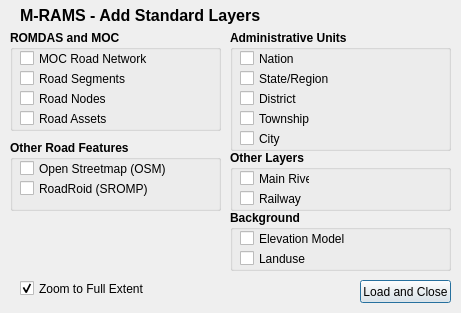
<?xml version="1.0" encoding="UTF-8"?>
<ui version="4.0">
 <class>MRDS_LoadLayersDialog</class>
 <widget class="QDialog" name="MRDS_LoadLayersDialog">
  <property name="geometry">
   <rect>
    <x>0</x>
    <y>0</y>
    <width>461</width>
    <height>313</height>
   </rect>
  </property>
  <property name="windowTitle">
   <string>M-RAMS</string>
  </property>
  <widget class="QPushButton" name="btnLoadLayers">
   <property name="geometry">
    <rect>
     <x>360</x>
     <y>280</y>
     <width>91</width>
     <height>23</height>
    </rect>
   </property>
   <property name="text">
    <string>Load and Close</string>
   </property>
  </widget>
  <widget class="QLabel" name="label_2">
   <property name="geometry">
    <rect>
     <x>20</x>
     <y>0</y>
     <width>361</width>
     <height>31</height>
    </rect>
   </property>
   <property name="font">
    <font>
     <pointsize>16</pointsize>
     <weight>75</weight>
     <bold>true</bold>
    </font>
   </property>
   <property name="text">
    <string>&lt;html&gt;&lt;head/&gt;&lt;body&gt;&lt;p&gt;&lt;span style=&quot; font-size:12pt;&quot;&gt;M-RAMS - Add Standard Layers&lt;/span&gt;&lt;/p&gt;&lt;/body&gt;&lt;/html&gt;</string>
   </property>
  </widget>
  <widget class="QGroupBox" name="groupBox">
   <property name="geometry">
    <rect>
     <x>230</x>
     <y>30</y>
     <width>221</width>
     <height>121</height>
    </rect>
   </property>
   <property name="font">
    <font>
     <weight>75</weight>
     <bold>true</bold>
    </font>
   </property>
   <property name="title">
    <string>Administrative Units</string>
   </property>
   <widget class="QCheckBox" name="chkStates">
    <property name="geometry">
     <rect>
      <x>10</x>
      <y>40</y>
      <width>101</width>
      <height>17</height>
     </rect>
    </property>
    <property name="font">
     <font>
      <weight>50</weight>
      <bold>false</bold>
     </font>
    </property>
    <property name="text">
     <string>State/Region</string>
    </property>
   </widget>
   <widget class="QCheckBox" name="chkDistrict">
    <property name="geometry">
     <rect>
      <x>10</x>
      <y>60</y>
      <width>70</width>
      <height>17</height>
     </rect>
    </property>
    <property name="font">
     <font>
      <weight>50</weight>
      <bold>false</bold>
     </font>
    </property>
    <property name="text">
     <string>District</string>
    </property>
   </widget>
   <widget class="QCheckBox" name="chkTownship">
    <property name="geometry">
     <rect>
      <x>10</x>
      <y>80</y>
      <width>70</width>
      <height>17</height>
     </rect>
    </property>
    <property name="font">
     <font>
      <weight>50</weight>
      <bold>false</bold>
     </font>
    </property>
    <property name="text">
     <string>Township</string>
    </property>
   </widget>
   <widget class="QCheckBox" name="chkCities">
    <property name="geometry">
     <rect>
      <x>10</x>
      <y>100</y>
      <width>70</width>
      <height>17</height>
     </rect>
    </property>
    <property name="font">
     <font>
      <weight>50</weight>
      <bold>false</bold>
     </font>
    </property>
    <property name="text">
     <string>City</string>
    </property>
   </widget>
   <widget class="QCheckBox" name="chkNation">
    <property name="geometry">
     <rect>
      <x>10</x>
      <y>20</y>
      <width>70</width>
      <height>17</height>
     </rect>
    </property>
    <property name="font">
     <font>
      <weight>50</weight>
      <bold>false</bold>
     </font>
    </property>
    <property name="text">
     <string>Nation</string>
    </property>
   </widget>
  </widget>
  <widget class="QGroupBox" name="groupBox_2">
   <property name="geometry">
    <rect>
     <x>230</x>
     <y>210</y>
     <width>221</width>
     <height>61</height>
    </rect>
   </property>
   <property name="font">
    <font>
     <weight>75</weight>
     <bold>true</bold>
    </font>
   </property>
   <property name="title">
    <string>Background</string>
   </property>
   <widget class="QCheckBox" name="chkSRTM">
    <property name="geometry">
     <rect>
      <x>10</x>
      <y>20</y>
      <width>111</width>
      <height>17</height>
     </rect>
    </property>
    <property name="font">
     <font>
      <weight>50</weight>
      <bold>false</bold>
     </font>
    </property>
    <property name="text">
     <string>Elevation Model</string>
    </property>
   </widget>
   <widget class="QCheckBox" name="chkLanduse">
    <property name="geometry">
     <rect>
      <x>10</x>
      <y>40</y>
      <width>70</width>
      <height>17</height>
     </rect>
    </property>
    <property name="font">
     <font>
      <weight>50</weight>
      <bold>false</bold>
     </font>
    </property>
    <property name="text">
     <string>Landuse</string>
    </property>
   </widget>
  </widget>
  <widget class="QGroupBox" name="groupBox_3">
   <property name="geometry">
    <rect>
     <x>10</x>
     <y>140</y>
     <width>211</width>
     <height>71</height>
    </rect>
   </property>
   <property name="font">
    <font>
     <weight>75</weight>
     <bold>true</bold>
    </font>
   </property>
   <property name="title">
    <string>Other Road Features</string>
   </property>
   <widget class="QCheckBox" name="chkOSM">
    <property name="geometry">
     <rect>
      <x>10</x>
      <y>20</y>
      <width>231</width>
      <height>17</height>
     </rect>
    </property>
    <property name="font">
     <font>
      <weight>50</weight>
      <bold>false</bold>
     </font>
    </property>
    <property name="text">
     <string>Open Streetmap (OSM)</string>
    </property>
   </widget>
   <widget class="QCheckBox" name="chkSROMP">
    <property name="geometry">
     <rect>
      <x>10</x>
      <y>40</y>
      <width>171</width>
      <height>17</height>
     </rect>
    </property>
    <property name="font">
     <font>
      <weight>50</weight>
      <bold>false</bold>
     </font>
    </property>
    <property name="text">
     <string>RoadRoid (SROMP)</string>
    </property>
   </widget>
  </widget>
  <widget class="QGroupBox" name="groupBox_4">
   <property name="geometry">
    <rect>
     <x>230</x>
     <y>150</y>
     <width>221</width>
     <height>61</height>
    </rect>
   </property>
   <property name="font">
    <font>
     <weight>75</weight>
     <bold>true</bold>
    </font>
   </property>
   <property name="title">
    <string>Other Layers</string>
   </property>
   <widget class="QCheckBox" name="chkRiver">
    <property name="geometry">
     <rect>
      <x>10</x>
      <y>20</y>
      <width>70</width>
      <height>17</height>
     </rect>
    </property>
    <property name="font">
     <font>
      <weight>50</weight>
      <bold>false</bold>
     </font>
    </property>
    <property name="text">
     <string>Main River</string>
    </property>
    <property name="checked">
     <bool>false</bool>
    </property>
   </widget>
   <widget class="QCheckBox" name="chkRailway">
    <property name="geometry">
     <rect>
      <x>10</x>
      <y>40</y>
      <width>70</width>
      <height>17</height>
     </rect>
    </property>
    <property name="font">
     <font>
      <weight>50</weight>
      <bold>false</bold>
     </font>
    </property>
    <property name="text">
     <string>Railway</string>
    </property>
   </widget>
  </widget>
  <widget class="QCheckBox" name="chkFullExtent">
   <property name="geometry">
    <rect>
     <x>20</x>
     <y>280</y>
     <width>131</width>
     <height>17</height>
    </rect>
   </property>
   <property name="text">
    <string>Zoom to Full Extent</string>
   </property>
   <property name="checked">
    <bool>true</bool>
   </property>
  </widget>
  <widget class="QGroupBox" name="groupBox_5">
   <property name="geometry">
    <rect>
     <x>10</x>
     <y>30</y>
     <width>211</width>
     <height>101</height>
    </rect>
   </property>
   <property name="font">
    <font>
     <weight>75</weight>
     <bold>true</bold>
    </font>
   </property>
   <property name="title">
    <string>ROMDAS and MOC</string>
   </property>
   <widget class="QCheckBox" name="chkRomdasSegments">
    <property name="geometry">
     <rect>
      <x>10</x>
      <y>40</y>
      <width>201</width>
      <height>17</height>
     </rect>
    </property>
    <property name="font">
     <font>
      <weight>50</weight>
      <bold>false</bold>
     </font>
    </property>
    <property name="text">
     <string>Road Segments</string>
    </property>
   </widget>
   <widget class="QCheckBox" name="chkRomdasNodes">
    <property name="geometry">
     <rect>
      <x>10</x>
      <y>60</y>
      <width>171</width>
      <height>17</height>
     </rect>
    </property>
    <property name="font">
     <font>
      <weight>50</weight>
      <bold>false</bold>
     </font>
    </property>
    <property name="text">
     <string>Road Nodes</string>
    </property>
   </widget>
   <widget class="QCheckBox" name="chkRomdasNetwork">
    <property name="geometry">
     <rect>
      <x>10</x>
      <y>20</y>
      <width>201</width>
      <height>17</height>
     </rect>
    </property>
    <property name="font">
     <font>
      <weight>50</weight>
      <bold>false</bold>
     </font>
    </property>
    <property name="text">
     <string>MOC Road Network</string>
    </property>
   </widget>
   <widget class="QCheckBox" name="chkRomdasAssets">
    <property name="geometry">
     <rect>
      <x>10</x>
      <y>80</y>
      <width>171</width>
      <height>17</height>
     </rect>
    </property>
    <property name="font">
     <font>
      <weight>50</weight>
      <bold>false</bold>
     </font>
    </property>
    <property name="text">
     <string>Road Assets</string>
    </property>
   </widget>
  </widget>
 </widget>
 <resources/>
 <connections/>
</ui>
